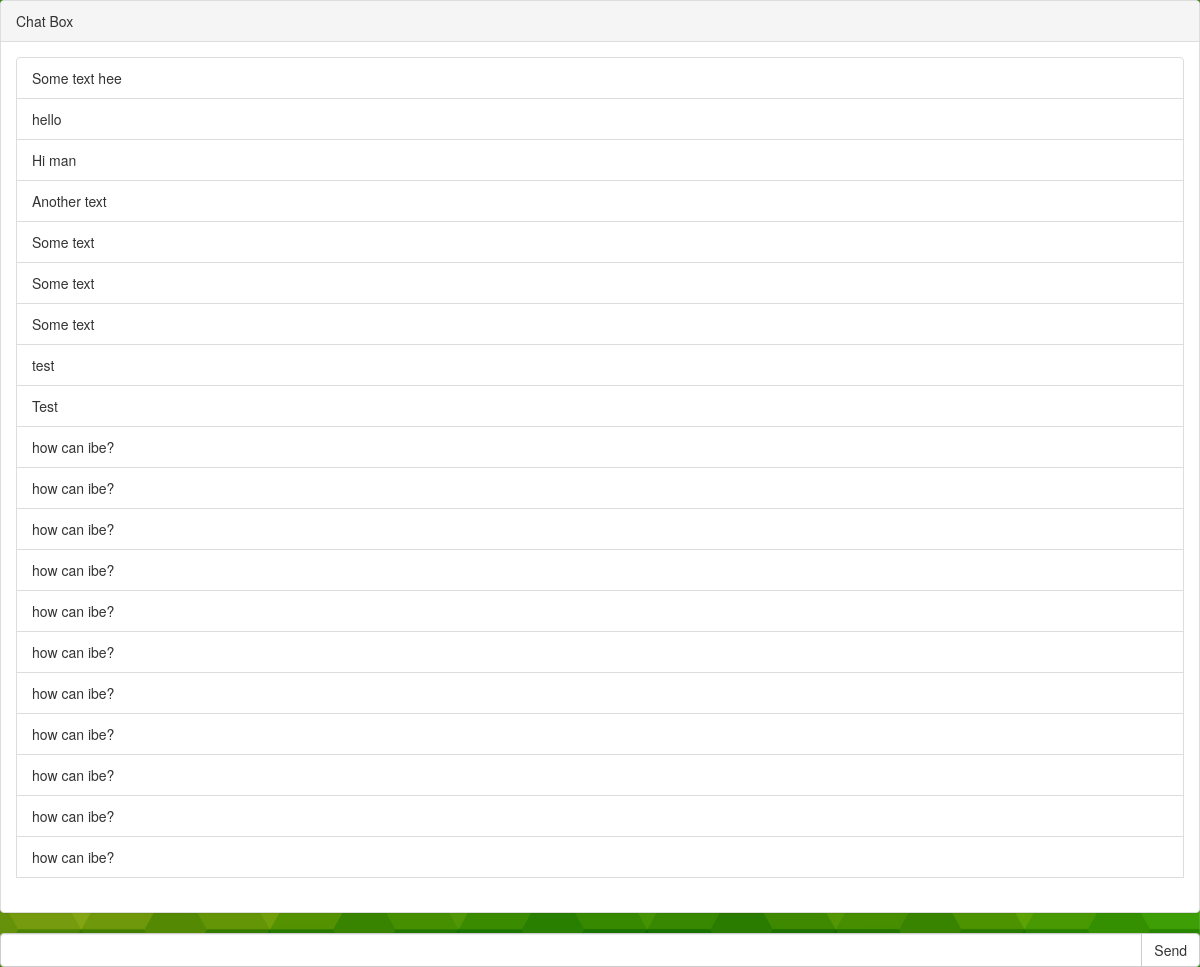
Page /chat/ on the earlier database version.
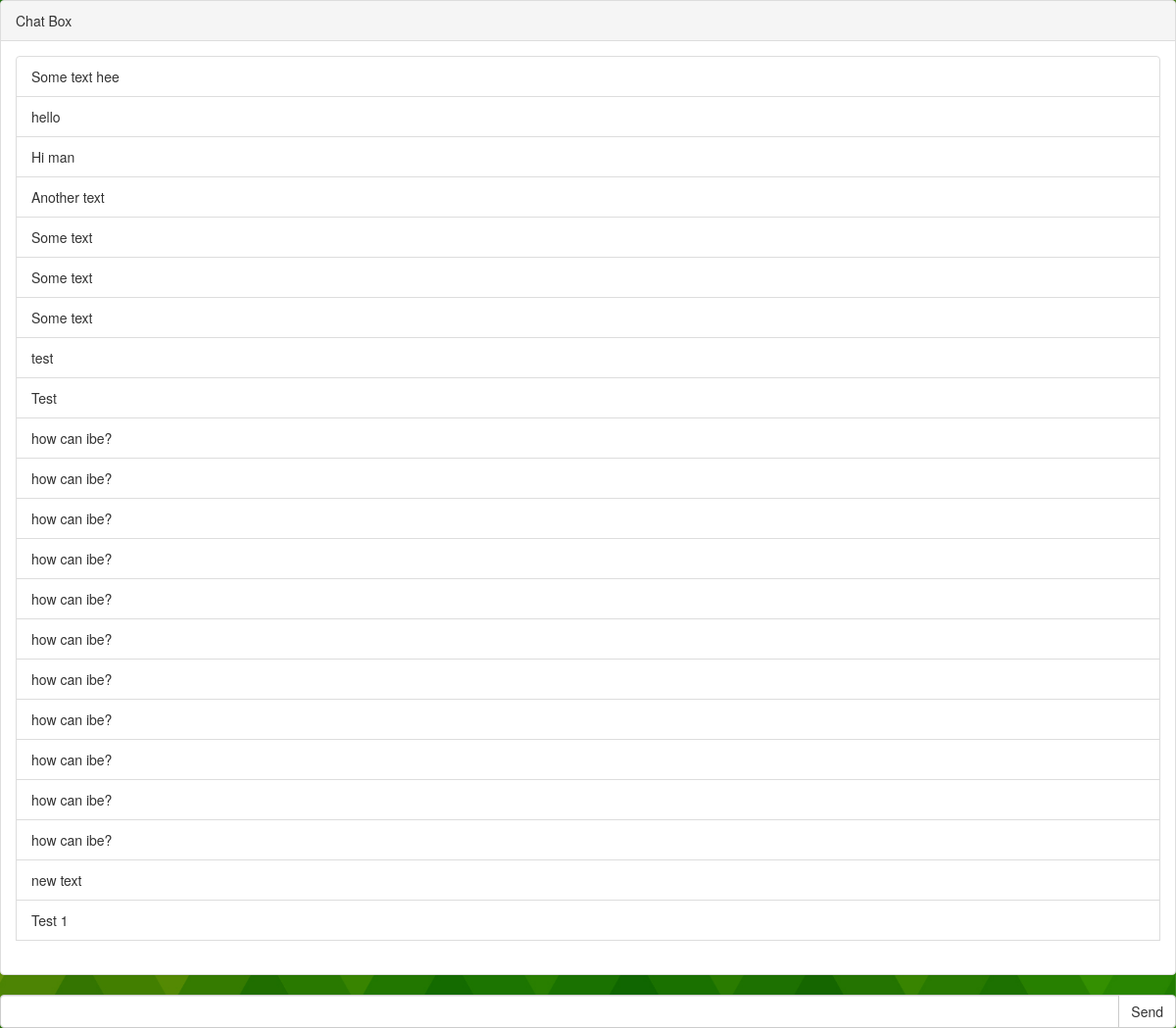
Same page on the later database version.
### chat/models.py (models this page shows, shortened)
class Chat(models.Model):
    created = models.DateTimeField(auto_now_add=True)
    user = models.ForeignKey(User)
    message = models.CharField(max_length=200, blank=True, null=True)

### chat/views.py (the view)
# urls.py: url(r'^chat/$', views.chat, name='post'),
def chat(request):
    c = Chat.objects.all()
    return render(request, "chat/chat.html", {'home': 'active', 'chat': c})

### chat/templates/chat/chat.html (shortened to what this page needs)
{% extends 'base.html' %}
{% load static %}
{% block content %}
    <div id="chat-body" class="panel panel-default">
        <div class="panel-heading">Chat Box</div>
        <div id="msg-list-div" class="panel-body">
            <ul id="msg-list" class="list-group">
                {% for obj in chat %}
                    {% if obj.user == request.user %}
                        <li class="text-right list-group-item">{{ obj.message }}</li>
                    {% else %}
                        <li class="text-left list-group-item">{{ obj.message }}</li>
                    {% endif %}
                {% empty %}
                    <li class="text-right list-group-item">No messages yet!</li>
                {% endfor %}
            </ul>
        </div>
    </div>
    <form id="chat-form" method="post" action="/post/">
        <div id="chat-bottom" class="input-group">
            <input type="text" id="chat-msg" name="chat-msg" class="form-control"/>
            <span class="input-group-btn">
                <input class="btn btn-default" id="send" type="submit" value="Send"/>
            </span>
        </div>
	</form>
{% endblock %}

Differences in the rows shown:
added Chat: message "new text"
added Chat: message "Test 1"
